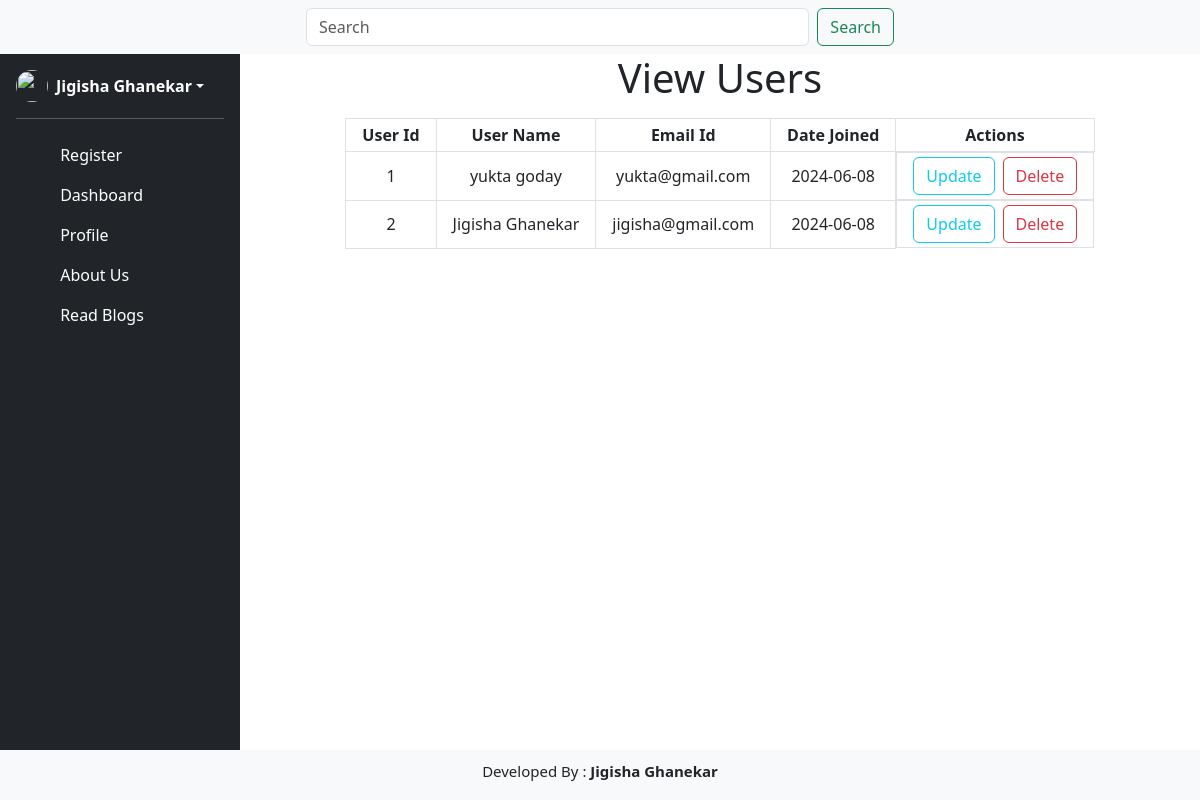
The page /read (signed in) on the database as committed earlier.
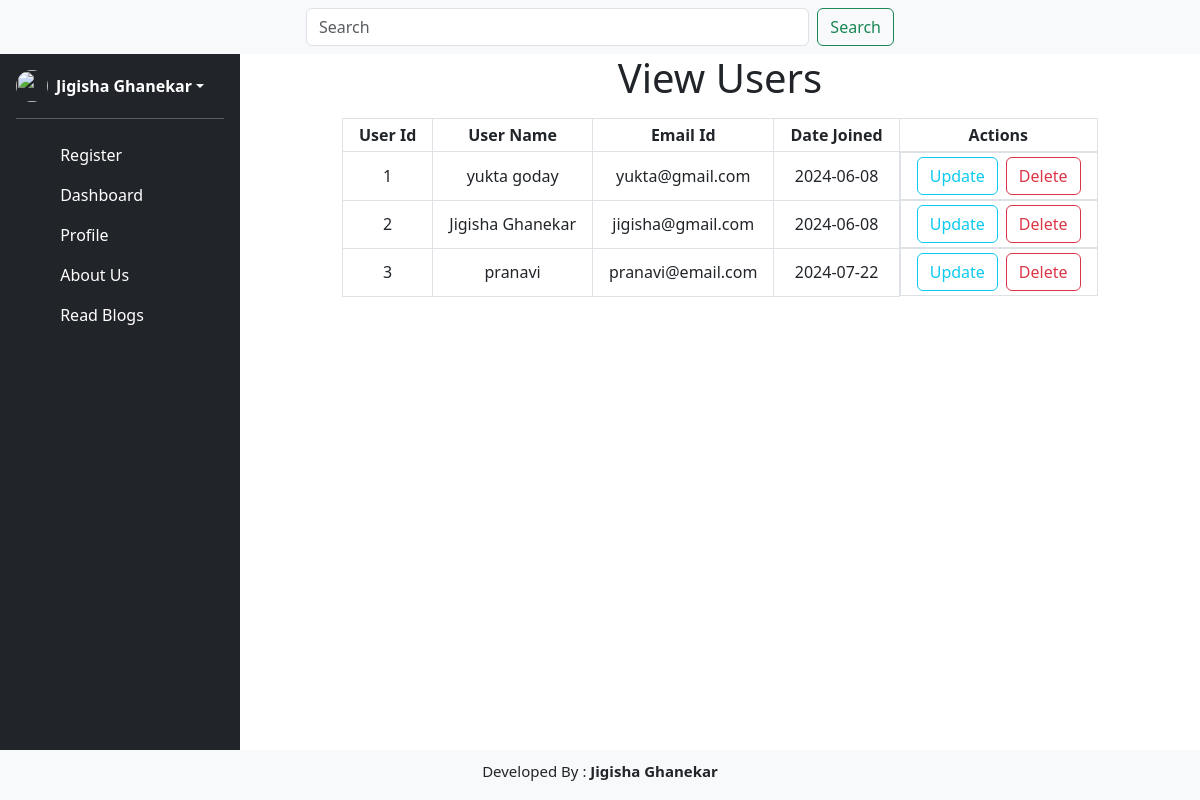
The same page on the database as committed later.
### app.py (models this page shows, shortened)
class User(db.Model):
    user_id = db.Column(db.Integer, primary_key=True)
    name = db.Column(db.String(200), nullable=False)
    email = db.Column(db.String(500), unique=True)
    date_joined = db.Column(db.Date, default = datetime.datetime.utcnow())
    password = db.Column(db.String(100), nullable=False)
    relation = db.relationship('Blog', backref='user', lazy=True)

### app.py (the view)
@app.route('/read', methods=['GET', 'POST'])
def read():
    data = User.query.all()
    if request.method == 'POST':
        user_id = request.form.get('update')
        if user_id:
            return redirect(url_for('update', user_id=user_id))
    return render_template('read.html', data=data)

### app.py (called while the page is built)
def is_logged_in():
    return 'logged_in' in session

def get_logged_in_user():
    if 'logged_in' in session and 'email' in session:
        return {'email': session['email'], 'name': session['name']}
    return None

@app.context_processor
def inject_user():
    return dict(logged_in=is_logged_in(), user=get_logged_in_user())

### templates/read.html (shortened to what this page needs)
{% extends "index.html" %}
{% block read %}
    <h1 class="text-center mb-3">View Users</h1>
    <table class="mx-auto">
        <tr>
            <th class="border px-3 py-1 text-center">User Id</th>
            <th class="border px-3 py-1 text-center">User Name</th>
            <th class="border px-3 py-1 text-center">Email Id</th>
            <th class="border px-3 py-1 text-center">Date Joined</th>
            <th class="border px-3 py-1 text-center">Actions</th>
        </tr>
        {% for d in data %}
        <tr>
            <td class="border px-3 py-1 text-center">{{d.user_id}}</td>
            <td class="border px-3 py-1 text-center">{{d.name}}</td>
            <td class="border px-3 py-1 text-center">{{d.email}}</td>
            <td class="border px-3 py-1 text-center">{{d.date_joined}}</td>
            <td class="border px-3 py-1 text-center d-flex gap-2">
                <form action="{{url_for('read')}}" method="post">
                    <button type="submit" class="btn btn-outline-info">Update</button>
                </form>
                <form action="{{url_for('delete')}}" method="post">
                    <button type="submit" class="btn btn-outline-danger">Delete</button>
                </form>
            </td>
        </tr>
        {% endfor %}
    </table>
{% endblock read %}

### templates/index.html (shortened to what this page needs)
<!DOCTYPE html>
<html lang="en">
<head>
    <link href="https://cdn.jsdelivr.net/npm/bootstrap@5.3.3/dist/css/bootstrap.min.css" rel="stylesheet">
</head>
<body>
    <nav class="navbar navbar-expand-lg bg-body-tertiary">
      <div class="container-fluid">
        <div class="collapse navbar-collapse" id="navbarSupportedContent">
            <form class="d-flex mx-auto w-50" role="search" method="post" action="{{url_for('search')}}">
              <input class="form-control me-2" type="search" name="search_blog" id="search_blog" placeholder="Search" aria-label="Search">
              <button class="btn btn-outline-success" type="submit">Search</button>
            </form>
        </div>
      </div>
    </nav>
    <div class="center d-flex">
        <div class="d-flex flex-column flex-shrink-0 p-3 text-white bg-dark position-absolute" style="width:20%; height:92vh">
        <a href="/" class="d-flex align-items-center mb-3 mb-md-0 me-md-auto text-white text-decoration-none">
          {% if logged_in %}
          <div class="dropdown">
            <a href="#" class="d-flex align-items-center text-white text-decoration-none dropdown-toggle" id="dropdownUser1" data-bs-toggle="dropdown" aria-expanded="false">
              <img src="https://github.com/mdo.png" alt="" width="32" height="32" class="rounded-circle me-2">
                <strong>{{user.name}}</strong>
              </a>
          </div>
          {% else %}
          <button type="button" class="btn btn-outline-secondary">
                  <a class="nav-link" href="login">Login</a>
          </button>
          {% endif %}
        </a>
        <hr>
        <ul class="nav nav-pills flex-column mb-auto">
          <li>
            <a href="register" class="nav-link text-white">
              <svg class="bi me-2" width="16" height="16"><use xlink:href="register"></use></svg>
              Register
            </a>
          </li>
          {% if logged_in %}
          <li>
            <a href="dashboard" class="nav-link text-white">
              <svg class="bi me-2" width="16" height="16"><use xlink:href="dashboard"></use></svg>
              Dashboard
            </a>
          </li>
          <li>
            <a href="profile" class="nav-link text-white">
              <svg class="bi me-2" width="16" height="16"><use xlink:href="profile"></use></svg>
              Profile
              </a>
              </li>
            {% endif %}
            <li>
            <a href="aboutus" class="nav-link text-white">
              <svg class="bi me-2" width="16" height="16"><use xlink:href="aboutus"></use></svg>
              About Us
            </a>
          </li>
            <li>
            <a href="blog_read" class="nav-link text-white">
              <svg class="bi me-2" width="16" height="16"><use xlink:href="read"></use></svg>
              Read Blogs
            </a>
          </li>
        </ul>
      </div>
      <div class="contentdiv" style="width:80%; position:absolute; right:0;">
        {% block read %}{% endblock read %}
      </div>
    </div>
      <div class="w-100 p-2 bg-body-tertiary d-flex align-items-center justify-content-center position-fixed fixed-bottom" style="height:50px;">
          <h1 class="" style="font-size:15px;">Developed By : <a href="https://portfolio-jigisha15.vercel.app/" class="text-dark fw-bold text-decoration-none" target="_blank">Jigisha Ghanekar</a></h1>
      </div>
</body>
</html>

Rows that differ between the two databases and show on the page:
added User: user_id "3", name "pranavi", email "pranavi@email.com", date_joined "2024-07-22"
